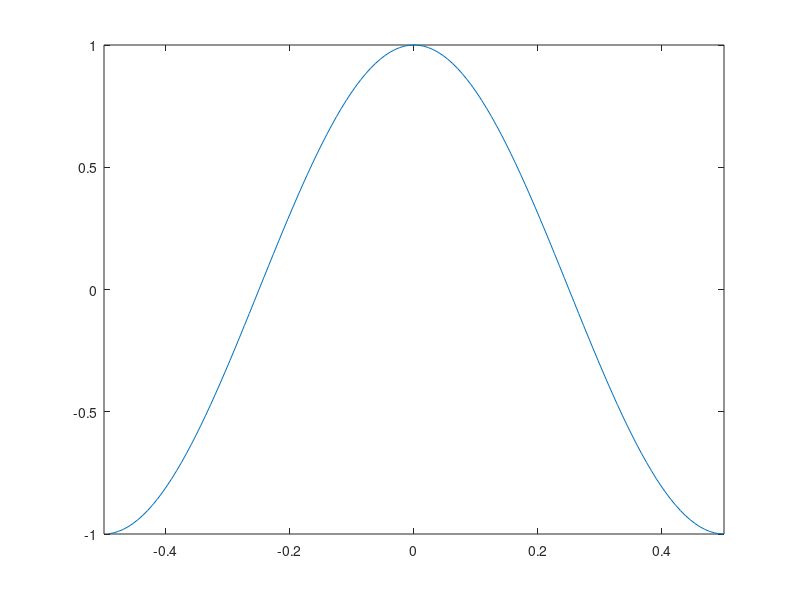

MATLAB code for this plot: (Note: this script raises an error after producing the figure.)
%
% Make movie showing sum of cosinusoids producing an impulse
%

%% X-dimension
x = (1:128)/128;
x = x - 0.5;

%% Cumulate cosinusoids
fName = 'impulseFromHarmonics.gif';
nFrames = 128;
Z = cos(2*pi*x);
plot(x,Z)
%  axis tight
set(gca,'xlim',[-0.5 0.5],'ylim',[-1 1]);
% set(gca,'nextplot','replacechildren','visible','off')
set(gca,'nextplot','replacechildren')
f = getframe;
[im,map] = rgb2ind(f.cdata,256,'nodither');
im(1,1,1,nFrames) = 0;
%%
Z = zeros(1,nFrames);
for k = 1:nFrames
    Z = (Z + cos(2*pi*k*x)); 
    plot(x,Z/k)
    f = getframe;
    im(:,:,1,k) = rgb2ind(f.cdata,map,'nodither');
end
imwrite(im,map,fName,'DelayTime',0,'LoopCount',inf) %g443800
%%
fName = 'summingHarmonics.gif';
nFrames = 128;
figure;
Z = cos(2*pi*x);
plot(x,Z)

set(gca,'xlim',[-0.5 0.5],'ylim',[-1 1]);
set(gca,'nextplot','replacechildren')
f = getframe;

[im,map] = rgb2ind(f.cdata,256,'nodither');
im(1,1,1,nFrames) = 0;
%%
figure(1); clf
z0 = zeros(1,nFrames);
for k = 1:16
    Z = cos(2*pi*k*x); 
    if ( k== 1 || ~mod(k,4)),hold on; plot(x,Z,'linewidth',2); plot(x,z0,'linewidth',1); saveas(gcf,sprintf('tmp%.0d',k),'jpg'); end
end
% imwrite(im,map,fName,'DelayTime',0,'LoopCount',inf) %g443800
%%
% movie(F)

Z = peaks; 
surf(Z)
axis tight
set(gca,'nextplot','replacechildren','visible','off')
f = getframe;
[im,map] = rgb2ind(f.cdata,256,'nodither');
im(1,1,1,20) = 0;
for k = 1:20 
  surf(cos(2*pi*k/20)*Z,Z)
  f = getframe;
  im(:,:,1,k) = rgb2ind(f.cdata,map,'nodither');
end
imwrite(im,map,'DancingPeaks.gif','DelayTime',0,'LoopCount',inf) %g443800

%% I think this works in recent Matlab
% http://www.mathworks.com/help/techdoc/import_export/f5-132794.html#f5-147
% 068, but not for Matlab 2008a
myVideo = VideoWriter('impulseCreate.avi');
myVideo.FrameRate = 15;  % Default 30
myVideo.Quality = 50;    % Default 75

open(myVideo)
writeVideo(myVideo, F);
close(myVideo);

%% http://www.mathworks.com/help/techdoc/ref/videowriter.writevideo.html
% Prepare the new file.
vidObj = VideoWriter('peaks.avi');
open(vidObj);

% Create an animation.
Z = peaks; surf(Z); 
axis tight
set(gca,'nextplot','replacechildren');

for k = 1:20 
   surf(sin(2*pi*k/20)*Z,Z)
   
   % Write each frame to the file.
   currFrame = getframe;
   writeVideo(vidObj,currFrame);
end

% Close the file.
close(vidObj);


